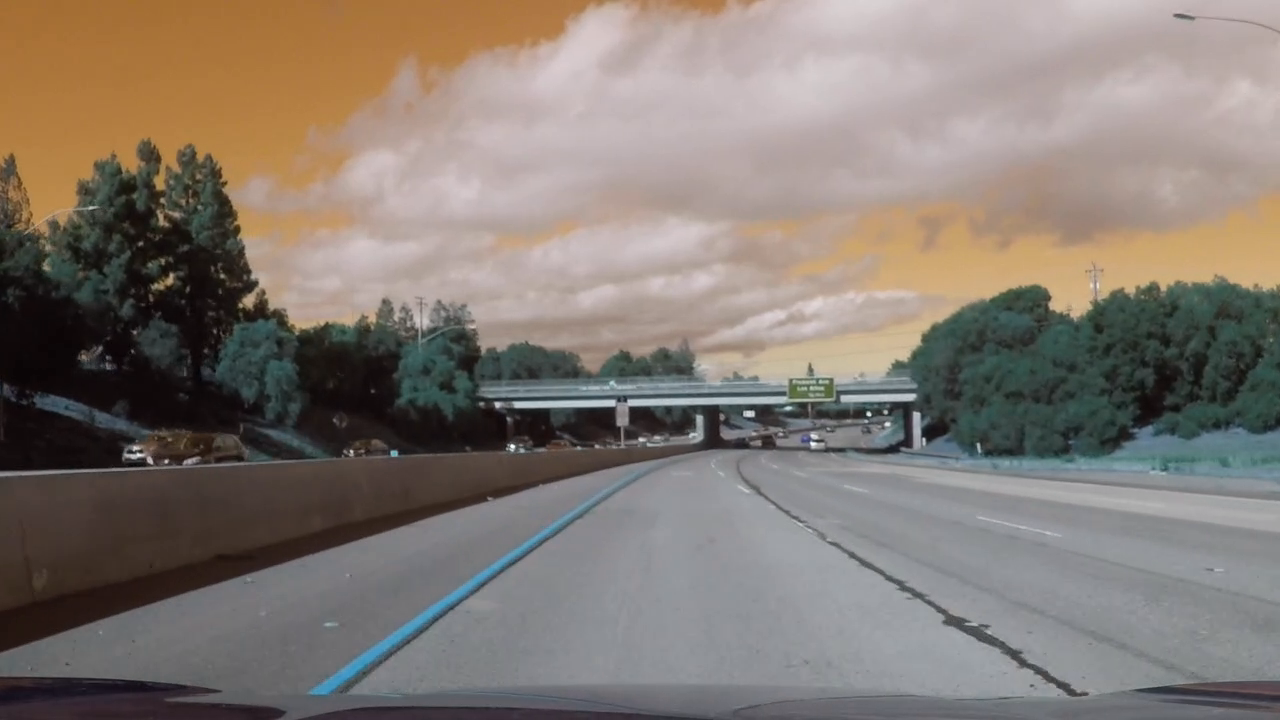
#> input picture test_images/output_ori_10.png, 1280 x 720 px
$ python -i main.py   (imports and definitions only)   (older library calls are emulated)
#> lines starting #> are read from the running program, lines starting #| are printed output that depends on the picture; after the words box and inside, x2 and y2 are one past the last pixel; in counts of white or black regions, pixels touching at a corner belong together
#> in process_image, image_bgr is the input picture: shape (720, 1280, 3); mean B, G, R 114.3, 121.9, 131.5
### CarND-Advanced-Lane-Lines-master/color_gradient.py
import numpy as np
import cv2
import matplotlib.pyplot as plt
import matplotlib.image as mpimg

# Color / gradient process
def abs_sobel_thresh(gray_img, orient='x', sobel_kernel=3, thresh=(0, 255)):
    # Calculate directional gradient
    # Apply threshold

    # Apply x or y gradient with the OpenCV Sobel() function
    # and take the absolute value
    if orient == 'x':
        abs_sobel = np.absolute(cv2.Sobel(gray_img, cv2.CV_64F, 1, 0))
    if orient == 'y':
        abs_sobel = np.absolute(cv2.Sobel(gray_img, cv2.CV_64F, 0, 1))

    # Rescale back to 8 bit integer
    scaled_sobel = np.uint8(255.0 * abs_sobel / np.max(abs_sobel))

    # Create a copy and apply the threshold
    grad_binary = np.zeros_like(scaled_sobel)

    # Here I'm using inclusive (>=, <=) thresholds, but exclusive is ok too
    grad_binary[(scaled_sobel >= thresh[0]) & (scaled_sobel <= thresh[1])] = 1

    # Return the result
    return grad_binary

def mag_thresh(gray_img, sobel_kernel=3, mag_thresh=(0, 255)):
    # Calculate gradient magnitude
    # Apply threshold
    # Apply the following steps to img
    # 1) Take the gradient in x and y separately
    abs_sobelx = np.absolute(cv2.Sobel(gray_img, cv2.CV_64F, 1, 0, ksize=sobel_kernel))
    abs_sobely = np.absolute(cv2.Sobel(gray_img, cv2.CV_64F, 0, 1, ksize=sobel_kernel))
    # 2) Calculate the magnitude
    abs_sobelxy = np.sqrt(abs_sobelx**2 + abs_sobely**2)
    # 3) Scale to 8-bit (0 - 255) and convert to type = np.uint8
    scaled_sobel = np.uint8(255.0 * abs_sobelxy / np.max(abs_sobelxy))
    # 4) Create a binary mask where mag thresholds are met
    mag_binary = np.zeros_like(scaled_sobel)
    # 5) Return this mask as your binary_output image
    mag_binary[(scaled_sobel >= mag_thresh[0]) & (scaled_sobel <= mag_thresh[1])] = 255

    return mag_binary

def dir_thresh(gray_img, sobel_kernel=3, thresh=(0, np.pi/2)):
    # Calculate gradient direction
    # Apply threshold
    # Apply the following steps to img
    # 1) Take the gradient in x and y separately
    abs_sobelx = np.absolute(cv2.Sobel(gray_img, cv2.CV_64F, 1, 0, ksize=sobel_kernel))
    abs_sobely = np.absolute(cv2.Sobel(gray_img, cv2.CV_64F, 0, 1, ksize=sobel_kernel))
    # 2) Take the absolute value of the x and y gradients
    abs_sobelxy = np.sqrt(abs_sobelx**2 + abs_sobely**2)
    # 3) Use np.arctan2(abs_sobely, abs_sobelx) to calculate the direction of the gradient
    grad_direction = np.arctan2(abs_sobely, abs_sobelx)
    # 4) Create a binary mask where direction thresholds are met
    binary_output = np.zeros_like(grad_direction)
    # 5) Return this mask as your binary_output image
    binary_output[(grad_direction >= thresh[0]) & (grad_direction <= thresh[1])] = 1

    return binary_output

def apply_color_filter(image):
    # 1) Convert to HLS color space
    hls_img = cv2.cvtColor(image, cv2.COLOR_BGR2HLS)
    l_channel = hls_img[:,:,1]
    s_channel = hls_img[:,:,2]
    # scale always to 255
    if np.amax(image) <= 1:
        l_channel = l_channel * 255
        s_channel = s_channel * 255

    thresh_l = 200
    thresh_s = 66

    # Apply a threshold to the S channel
    # Apply a threshold to the L channel
    binary_output = np.zeros_like(s_channel)
    binary_output[(l_channel > thresh_l) | (s_channel > thresh_s)] = 1

    #check if there is something at right of image
    r_max = np.amax(binary_output[:, 640:])
    if r_max == 0:
        #try with a lower thresh
        thresh_l = 166
        thresh_s = 66
        binary_output = np.zeros_like(s_channel)
        binary_output[(l_channel > thresh_l) | (s_channel > thresh_s)] = 1

    # plt.imshow(binary_output_l, cmap='gray')
    # plt.show()
    # Return a binary image of threshold result
    return binary_output

def applygradients(img, ksize):
    # Returns a 3 channel color image (all channels with the same info)
    # Apply each of the thresholding functions
    # draw 2 black rectangle on top to eliminate unneeded data
#> called with ksize = 31
    image = np.copy(img)

    # top
    cv2.rectangle(image, (0, 0), (image.shape[1], int(image.shape[0] // 1.65)), (0, 0, 0), -1)
    # bottom
    cv2.rectangle(image, (0, image.shape[0] - 40), (image.shape[1], image.shape[0]), (0, 0, 0), -1)
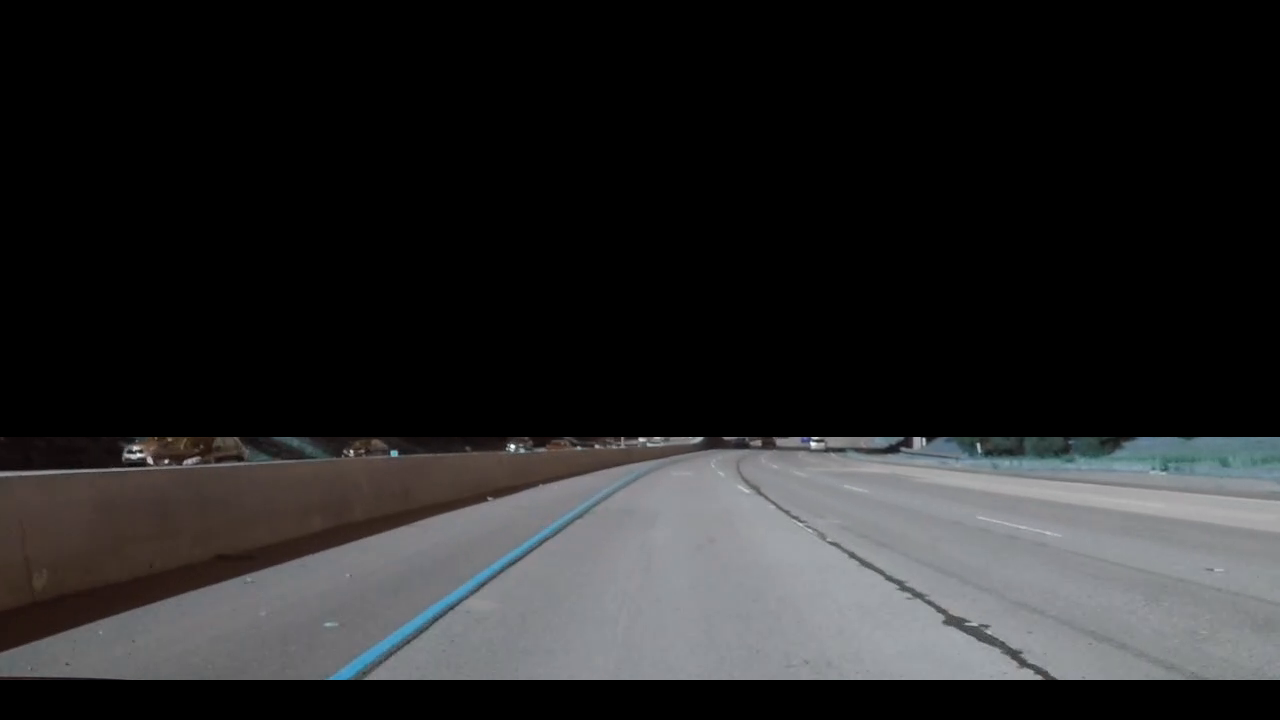
#> image: shape (720, 1280, 3); mean B, G, R 39.6, 38.9, 38.9

    # Convert to grayscale
    gray = cv2.cvtColor(image, cv2.COLOR_BGR2GRAY)

    lower_gray = 128
    upper_gray = 255
    dark_mask_binary = cv2.threshold(gray, lower_gray, upper_gray, cv2.THRESH_BINARY)[1]
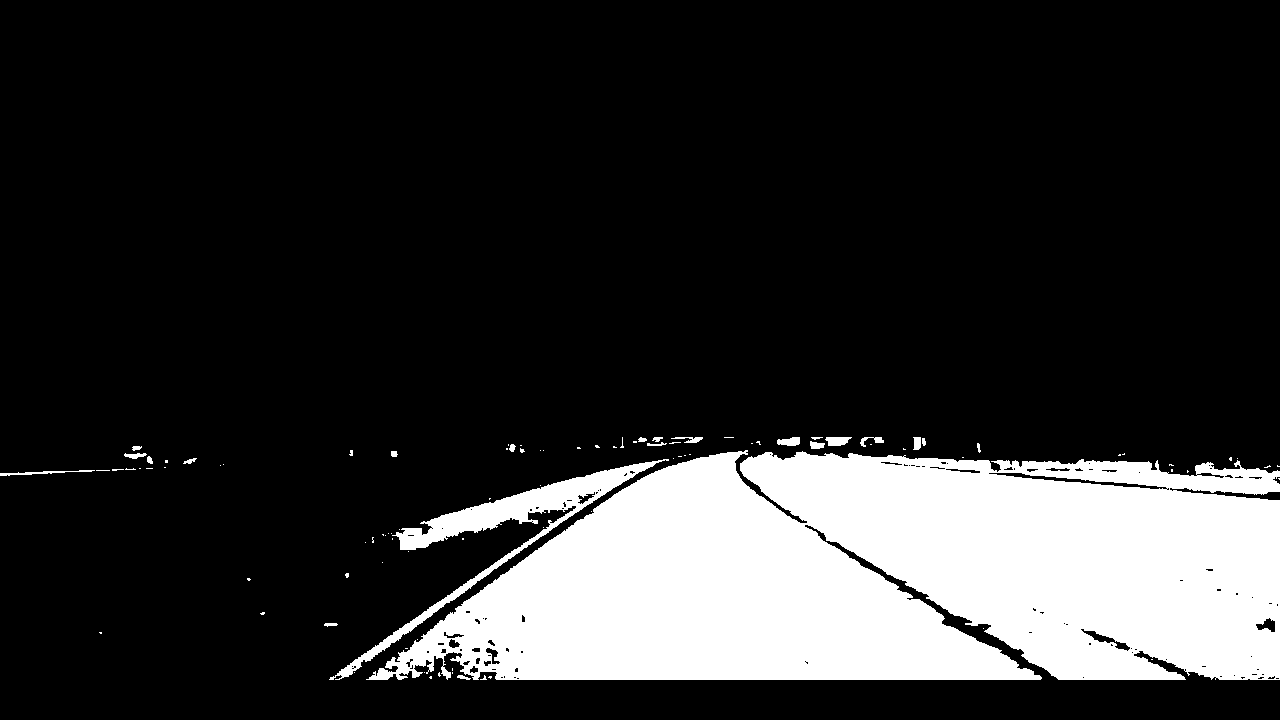
#> dark_mask_binary: shape (720, 1280); 18.6% white; 96 white regions (73 under 20 px), largest, box (x1, y1, x2, y2) and area: (366, 450, 1280, 680) 161727, (329, 459, 669, 680) 7677, (0, 470, 95, 476) 197
    dark_mask_binary = dark_mask_binary / 255

    # Bitwise-AND mask and original image
    # res = cv2.bitwise_and(frame,frame, mask= mask)

    gradx = abs_sobel_thresh(gray, orient='x', sobel_kernel=ksize, thresh=(30, 100))
#> gradx: shape (720, 1280); values 0 (black) and 1 (white), 0.54% white in thin lines or dots, all inside (x1, y1, x2, y2) = (3, 436, 1251, 680)
    grady = abs_sobel_thresh(gray, orient='y', sobel_kernel=ksize, thresh=(30, 100))
#> grady: shape (720, 1280); values 0 (black) and 1 (white), 1.3% white in thin lines or dots, all inside (x1, y1, x2, y2) = (0, 436, 1280, 681)
    mag_binary = mag_thresh(gray, sobel_kernel=ksize, mag_thresh=(30, 100))
#> mag_binary: shape (720, 1280); 4.6% white; 45 white regions (23 under 20 px), largest, box (x1, y1, x2, y2) and area: (0, 431, 1280, 656) 24730, (0, 462, 1280, 678) 10861, (0, 680, 1280, 686) 2534
    dir_binary = dir_thresh(gray, sobel_kernel=ksize, thresh=(0.7, 1.3))
#> dir_binary: shape (720, 1280) float64; values 0 (black) and 1 (white), 13.7% white; 1094 white regions (770 under 20 px), largest, box (x1, y1, x2, y2) and area: (1, 453, 685, 679) 40169, (715, 455, 1249, 680) 35843, (702, 531, 784, 667) 2342
    channel_image = apply_color_filter(image)
#> channel_image: shape (720, 1280); values 0 (black) and 1 (white), 1.7% white; 116 white regions (103 under 20 px), largest, box (x1, y1, x2, y2) and area: (0, 499, 462, 650) 11308, (330, 522, 562, 680) 2565, (156, 437, 214, 458) 589
    combined = np.zeros_like(dir_binary)
    combined[(((gradx == 1) & (grady == 1)) | ((mag_binary == 1) & (dir_binary == 1)) | (channel_image == 1)) & (dark_mask_binary == 1)] = 255
    color_image_buffer = np.zeros((combined.shape[0],combined.shape[1],3), np.uint8)
    color_image_buffer[:, :, 0] = combined
    color_image_buffer[:, :, 1] = combined
    color_image_buffer[:, :, 2] = combined

    # add mask triangles
    l_tri = np.array([[(0, 720), (0, 400), (400, 400), (218, 720)]], dtype=np.int32)
    r_tri = np.array([[(1280, 720), (1280, 400), (900, 400), (1250, 720)]], dtype=np.int32)
    cv2.fillPoly(color_image_buffer, l_tri, (0, 0, 0))
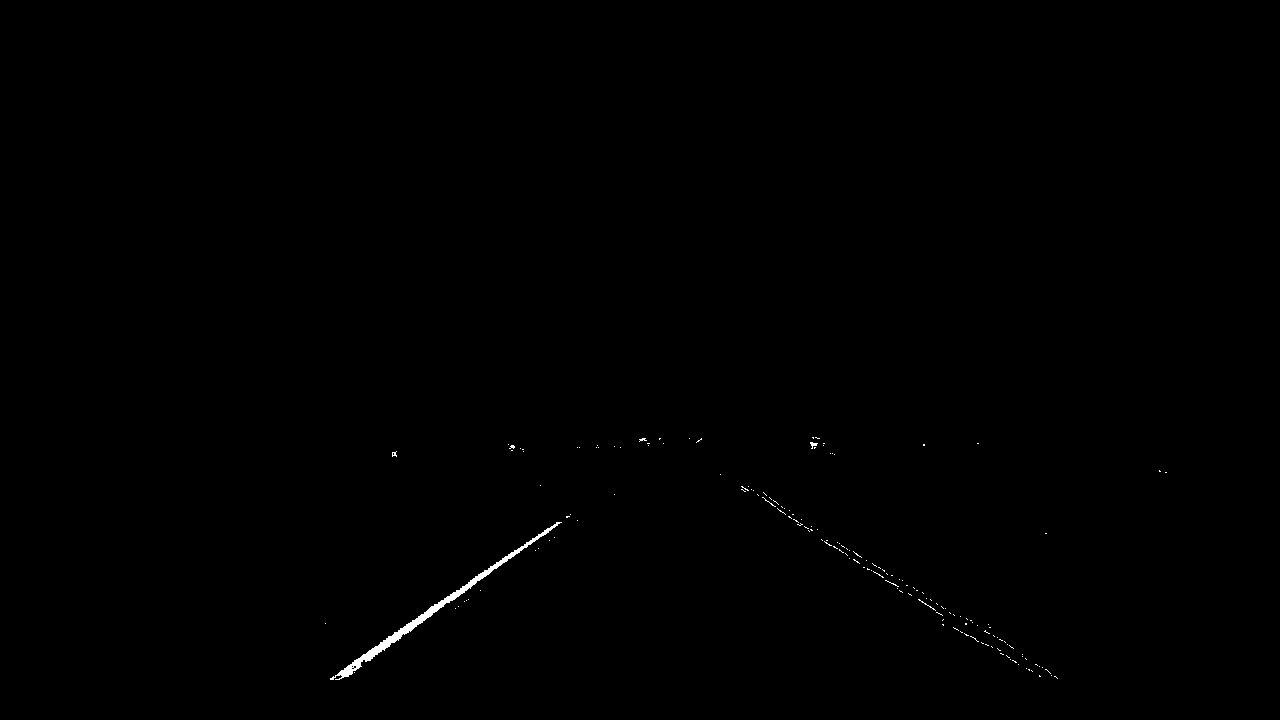
#> color_image_buffer: shape (720, 1280, 3); 0.23% white; 164 white regions (161 under 20 px), largest, box (x1, y1, x2, y2) and area: (330, 522, 562, 680) 1603, (810, 442, 818, 449) 27, (918, 599, 936, 611) 23
    cv2.fillPoly(color_image_buffer, r_tri, (0, 0, 0))

    return color_image_buffer

def get(image):
    # Sobel kernel size
    ksize = 31
    # Read test image
    combined = applygradients(image, ksize)
    return combined

# [17 lines left out: function test, not called in this run]

### CarND-Advanced-Lane-Lines-master/perspective_transform.py
import numpy as np
import cv2
import matplotlib.pyplot as plt
import matplotlib.image as mpimg

def transform_unwarp(image, inv=False, mask=True):
#> called with inv = False, mask = True
    img_size = (image.shape[1], image.shape[0])
    src = np.float32([(377, 648), (526, 512), (808, 514), (1079, 650)])
    dst = np.float32([[350, 700],
                      [350, 400],
                      [1082, 400],
                      [1082, 700]])

    M = cv2.getPerspectiveTransform(src, dst)
    if inv:
        M = cv2.getPerspectiveTransform(dst, src)

    warped_img = cv2.warpPerspective(image, M, img_size)

    if mask:
        # top
        cv2.rectangle(warped_img, (0, 0), (120, image.shape[0]), (0, 0, 0), -1)
        # bottom
        cv2.rectangle(warped_img, (1150, 0), (image.shape[1], image.shape[0]), (0, 0, 0), -1)

    return warped_img

def get(color_grad_img):
    warped_img = transform_unwarp(color_grad_img, False, True)
    return warped_img

def get_warp(img):
    warped_img = transform_unwarp(img, True, False)
    return warped_img

# [6 lines left out: function test, not called in this run]


### CarND-Advanced-Lane-Lines-master/lanes_detection.py
import numpy as np
import matplotlib.pyplot as plt
import matplotlib.image as mpimg
import perspective_transform as pt
import detection_state
import cv2

def validate_rad(radius):
    return ((radius >= 800) and (radius <= 4500))

def bottom_validate_distance(xdistance):
    return ((xdistance >= 590) and (xdistance <= 770))

def top_validate_distance(xdistance):
    return ((xdistance >= 690) and (xdistance <= 740))

def validate_lines(ploty, left_fitx, right_fitx):
    # Define conversions in x and y from pixels space to meters
    ym_per_pix = 30 / 720 # meters per pixel in y dimension
    xm_per_pix = 3.7 / 700 # meters per pixel in x dimension

    # Center points
    left_center_line = np.array([np.transpose(np.vstack([left_fitx, ploty]))])
    right_center_line = np.array([np.transpose(np.vstack([right_fitx, ploty]))])

    # Fit new polynomials to x, y in world space
    left_fit_cr = np.polyfit(ploty * ym_per_pix, left_fitx * xm_per_pix, 2)
    right_fit_cr = np.polyfit(ploty * ym_per_pix, right_fitx * xm_per_pix, 2)
    # Calculate the new radius of curvature
    y_eval = np.max(ploty)
    left_curverad = ((1 + (2 * left_fit_cr[0] * y_eval * ym_per_pix + left_fit_cr[1])**2)**1.5) / np.absolute(2 * left_fit_cr[0])
    right_curverad = ((1 + (2 * right_fit_cr[0] * y_eval * ym_per_pix + right_fit_cr[1])**2)**1.5) / np.absolute(2 * right_fit_cr[0])

    # Now our radius of curvature is in meters
    # print(left_curverad, 'm', right_curverad, 'm')
    # print(str(validate_rad(left_curverad)), str(validate_rad(right_curverad)))

    return left_center_line, right_center_line, left_curverad, right_curverad

def detect_lanes(warped_thres_img, image, detection):

    # window settings
    window_width = 40
    window_height = 80 # Break image into 9 vertical sections
    margin = 50 # Slide left and right for searching

    # Use histogram first
    warped = np.copy(warped_thres_img[:, :, 0])
    warped_thres_img_copy = np.copy(warped_thres_img)
    histogram = np.sum(warped[warped.shape[0]//2:,:], axis=0)
#> histogram = 1280 values, max 16831 at index 1022, min 0 at index 0, mean 997.7
    top = (int)(warped.shape[0] / window_height)
    midpoint = np.int(histogram.shape[0]/2)
    leftx_base = np.argmax(histogram[:midpoint])
#> leftx_base = 381
    rightx_base = np.argmax(histogram[midpoint:]) + midpoint
#> rightx_base = 1022

    # Choose the number of sliding windows
    # Set height of windows
    window_height = np.int(warped.shape[0] / top)
    # Identify the x and y positions of all nonzero pixels in the image
    nonzero = warped.nonzero()
#> nonzero = 13356 positions, rows 0 to 719, columns 258 to 1087
    nonzeroy = np.array(nonzero[0])
#> nonzeroy = 13356 values from 0 to 719
    nonzerox = np.array(nonzero[1])
#> nonzerox = 13356 values, max 1087 at index 2249, min 258 at index 12324, mean 783.7
    # Current positions to be updated for each window
    leftx_current = leftx_base
#> leftx_current = 381
    rightx_current = rightx_base
#> rightx_current = 1022
    # Set the width of the windows +/- margin
    # Set minimum number of pixels found to recenter window
    # Create empty lists to receive left and right lane pixel indices
    left_lane_inds = []
    right_lane_inds = []

    # Iterate windows
    for window in range(top):
        # Get window boundaries
        win_y_low = warped.shape[0] - (window + 1) * window_height
        win_y_high = warped.shape[0] - window * window_height
        win_xleft_low = leftx_current - margin
        win_xleft_high = leftx_current + margin
        win_xright_low = rightx_current - margin
        win_xright_high = rightx_current + margin
        # Draw windows
        cv2.rectangle(warped_thres_img_copy, (win_xleft_low, win_y_low), (win_xleft_high, win_y_high), (0, 255, 0), 2)
        cv2.rectangle(warped_thres_img_copy, (win_xright_low, win_y_low), (win_xright_high, win_y_high), (0, 255, 0), 2)
        # Get nonzero pixels within the window
        good_left_inds = ((nonzeroy >= win_y_low) & (nonzeroy < win_y_high) & (nonzerox >= win_xleft_low) & (nonzerox < win_xleft_high)).nonzero()[0]
        good_right_inds = ((nonzeroy >= win_y_low) & (nonzeroy < win_y_high) & (nonzerox >= win_xright_low) & (nonzerox < win_xright_high)).nonzero()[0]
        left_lane_inds.append(good_left_inds)
        right_lane_inds.append(good_right_inds)
        # If you found, recenter next window
        if len(good_left_inds) > window_width:
            leftx_current = np.int(np.mean(nonzerox[good_left_inds]))
        if len(good_right_inds) > window_width:
            rightx_current = np.int(np.mean(nonzerox[good_right_inds]))
#> this loop made 9 passes
#> (win_xleft_low, win_xleft_high, win_xright_low, win_xright_high, leftx_current, rightx_current) on passes 1 to 4: (331, 431, 972, 1072, 360, 1003), (310, 410, 953, 1053, 389, 1009), (339, 439, 959, 1059, 420, 1013), (370, 470, 963, 1063, 450, 1020)
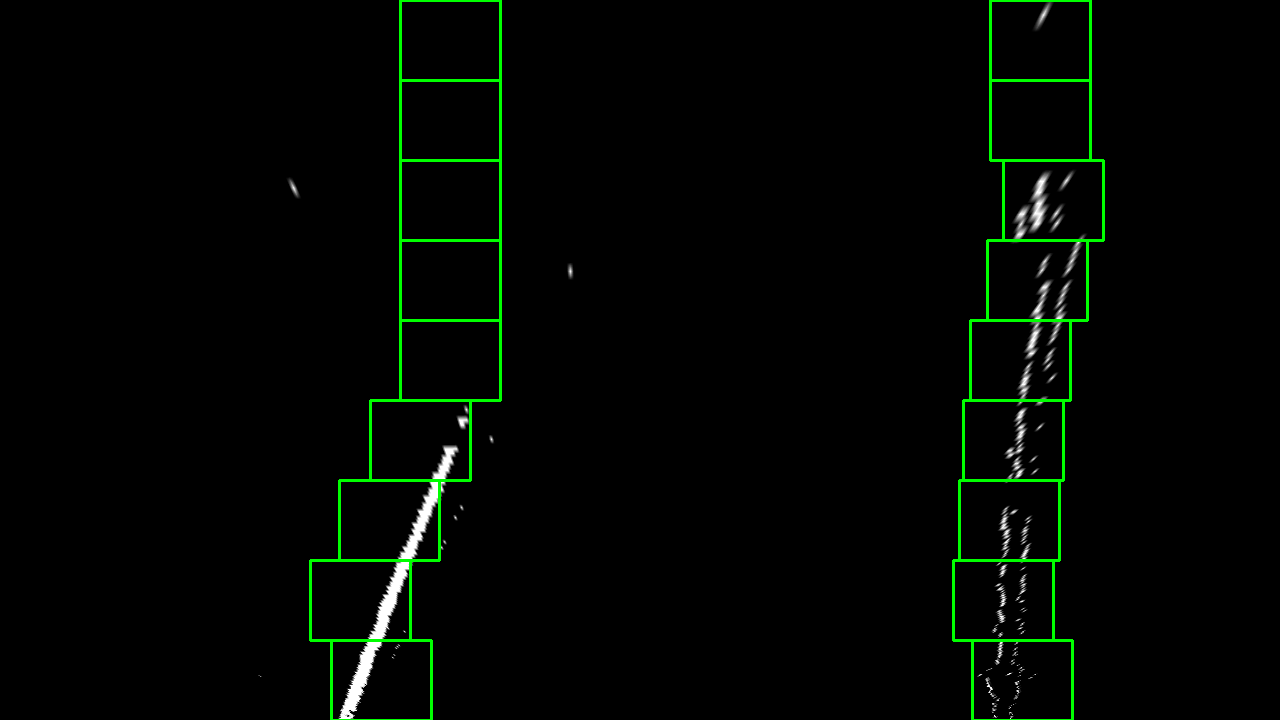
#> warped_thres_img_copy: shape (720, 1280, 3); mean of channels 0, 1, 2 1.8, 5.8, 1.8; drawn as B, G, R
#> after the loop, left_lane_inds = 9 items; right_lane_inds = 9 items

    # Concatenate the arrays of indices
    left_lane_inds = np.concatenate(left_lane_inds)
#> left_lane_inds = 4715 values, max 13353 at index 1350, min 5325 at index 3935, mean 9723.1
#> (the rest of the program and of its run is left out)
